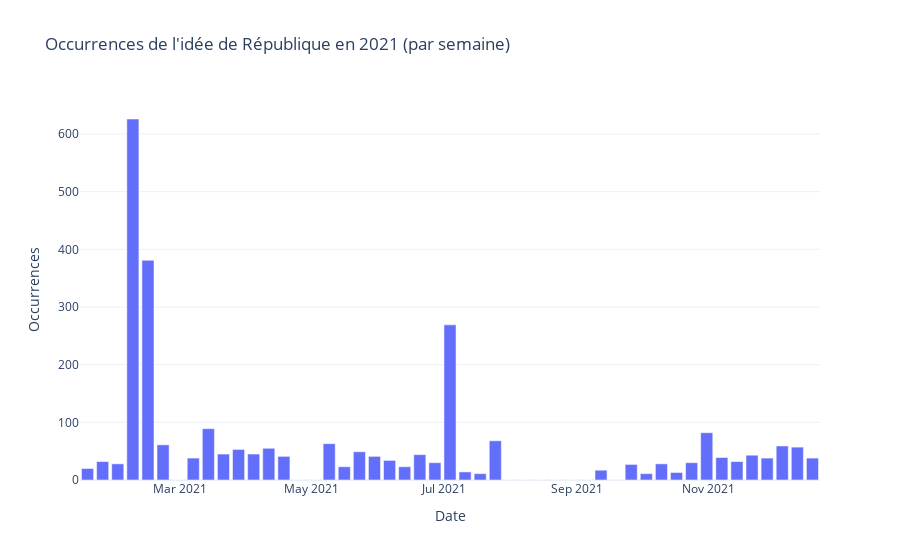

Notebook code for this chart:
### Code cell
import plotly.express as px

# Choisir une année
annee = 2021

# Filtrer le DataFrame sur l'année choisie
df_annee = df[df["dateSeance_day"].dt.year == annee]

# Resampler par semaine uniquement pour cette année
df_weekly = df_annee.resample("W", on="dateSeance_day").size().reset_index()

# Tracer le graphique
fig_time = px.bar(
    df_weekly,
    x="dateSeance_day",
    y=0,
    title=f"Occurrences de l'idée de République en {annee} (par semaine)",
    labels={"dateSeance_day": "Date", "0": "Occurrences"},
    template="plotly_white",
)

fig_time.update_layout(showlegend=False)

fig_time.show()

### Figure 1 — Plotly figure (JSON) as saved in the notebook; plotly's stock layout.template omitted (floating-point values rounded to 4 significant figures)
{"data": [{"alignmentgroup": "True", "hovertemplate": "Date=%{x}<br>Occurrences=%{y}<extra></extra>", "legendgroup": "", "marker": {"color": "#636efa", "pattern": {"shape": ""}}, "name": "", "offsetgroup": "", "orientation": "v", "showlegend": false, "textposition": "auto", "type": "bar", "x": ["2021-01-17T00:00:00", "2021-01-24T00:00:00", "2021-01-31T00:00:00", "2021-02-07T00:00:00", "2021-02-14T00:00:00", "2021-02-21T00:00:00", "2021-02-28T00:00:00", "2021-03-07T00:00:00", "2021-03-14T00:00:00", "2021-03-21T00:00:00", "2021-03-28T00:00:00", "2021-04-04T00:00:00", "2021-04-11T00:00:00", "2021-04-18T00:00:00", "2021-04-25T00:00:00", "2021-05-02T00:00:00", "2021-05-09T00:00:00", "2021-05-16T00:00:00", "2021-05-23T00:00:00", "2021-05-30T00:00:00", "2021-06-06T00:00:00", "2021-06-13T00:00:00", "2021-06-20T00:00:00", "2021-06-27T00:00:00", "2021-07-04T00:00:00", "2021-07-11T00:00:00", "2021-07-18T00:00:00", "2021-07-25T00:00:00", "2021-08-01T00:00:00", "2021-08-08T00:00:00", "2021-08-15T00:00:00", "2021-08-22T00:00:00", "2021-08-29T00:00:00", "2021-09-05T00:00:00", "2021-09-12T00:00:00", "2021-09-19T00:00:00", "2021-09-26T00:00:00", "2021-10-03T00:00:00", "2021-10-10T00:00:00", "2021-10-17T00:00:00", "2021-10-24T00:00:00", "2021-10-31T00:00:00", "2021-11-07T00:00:00", "2021-11-14T00:00:00", "2021-11-21T00:00:00", "2021-11-28T00:00:00", "2021-12-05T00:00:00", "2021-12-12T00:00:00", "2021-12-19T00:00:00"], "xaxis": "x", "y": [20, 32, 28, 626, 381, 61, 0, 38, 89, 45, 53, 45, 55, 41, 0, 0, 63, 23, 49, 41, 34, 23, 44, 30, 269, 14, 11, 68, 0, 0, 0, 0, 0, 0, 17, 0, 27, 11, 28, 13, 30, 82, 39, 32, 43, 38, 59, 57, 38], "yaxis": "y"}], "layout": {"barmode": "relative", "legend": {"tracegroupgap": 0}, "showlegend": false, "title": {"text": "Occurrences de l'idée de République en 2021 (par semaine)"}, "xaxis": {"anchor": "y", "domain": [0, 1], "title": {"text": "Date"}}, "yaxis": {"anchor": "x", "domain": [0, 1], "title": {"text": "Occurrences"}}}}
